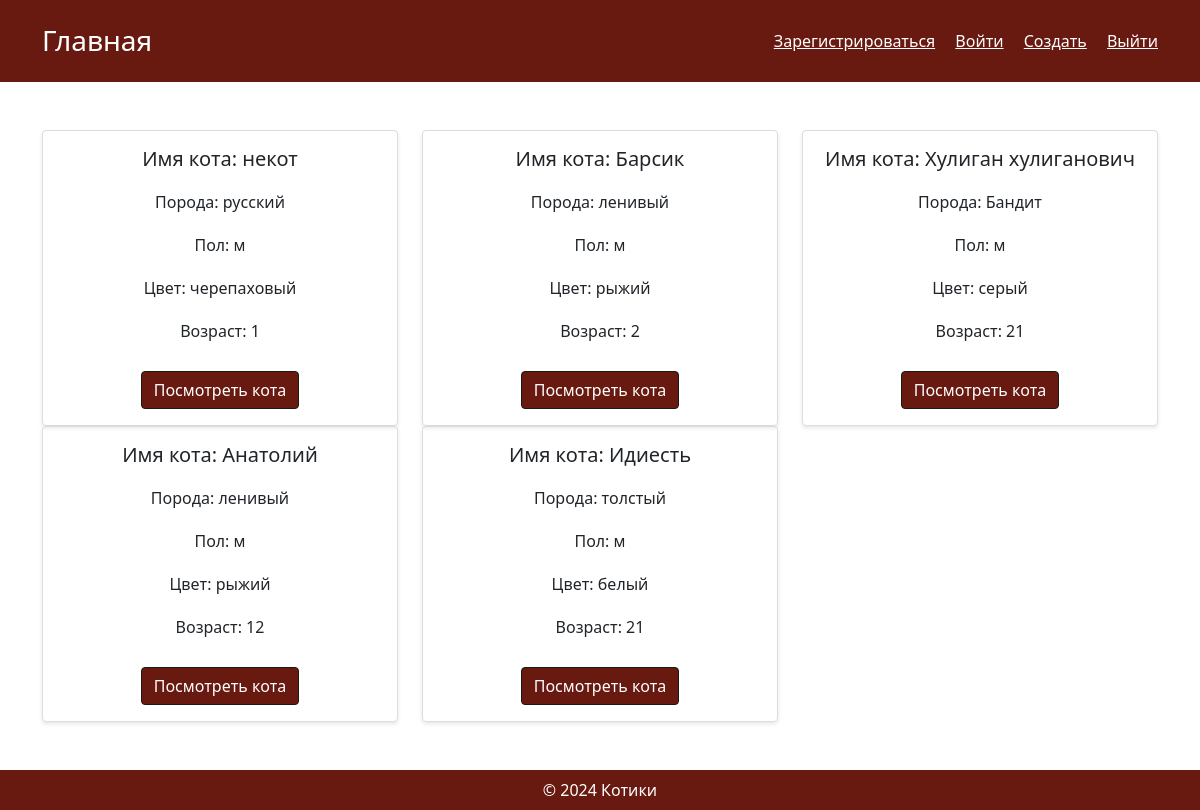
The app's page / (signed in) with its own data.
### CatModels.py (models this page shows)
class Cats(db.Model):
    __tablename__ = 'cats'
    id = db.Column(db.Integer, primary_key=True, autoincrement=True)
    name = db.Column(db.String(80), nullable=False)
    breed = db.Column(db.String(80), nullable=False)
    gender = db.Column(db.String(80), nullable=False)
    color = db.Column(db.String(80), nullable=False)
    age = db.Column(db.Integer, nullable=False)
    cats_position = db.relationship('CatsPosition', backref='cats', cascade='all, delete-orphan', lazy='dynamic')

### main.py (the view)
@app.route('/', methods=["GET"])
def main_page():
    cats = get_all_cats()
    try:
        if get_user_role() == 'user':
            return render_template('main.html', cats=cats, auth=True)
        elif get_user_role() == 'admin':
            return render_template('main.html', u=True, cats=cats, auth=True)
    except AttributeError:
        return render_template('main.html', u=False, cats=cats)

### CatModels.py (called while the page is built)
def get_all_cats():
    return Cats.query.all()

### UserModels.py (called while the page is built)
def get_user(id):
    user = UserModel.query.filter_by(id=id).all()
    if len(user) == 0:
        return None
    return User(user_id=user[0].id, email=user[0].email, name=user[0].name, password=user[0].password, role=user[0].role)

### main.py (called while the page is built)
@login_manager.user_loader
def load_user(user_id):
    return get_user(user_id)

def get_user_role():
    return current_user._get_current_object().role

### templates/main.html (shortened to what this page needs)
<!DOCTYPE html>
<html lang="ru">
<head>
    <link rel="stylesheet" href="/static/css/style.css">
    <link href="https://cdn.jsdelivr.net/npm/bootstrap@5.1.3/dist/css/bootstrap.min.css" rel="stylesheet">
    <link href="https://cdnjs.cloudflare.com/ajax/libs/font-awesome/6.0.0-beta3/css/all.min.css" rel="stylesheet">
</head>
<body>
        <header class="text-white p-4">
             <div class="container">
                 <div class="d-flex justify-content-between align-items-center flex-column flex-lg-row">
                     <h1 class="h3 mb-3 mb-lg-0">Главная</h1>
                     <nav>
                         <a href="/register" class="text-white mb-2 mb-lg-0 me-0 me-lg-3">Зарегистрироваться</a>
                         <a href="/login" class="text-white mb-2 mb-lg-0 me-0 me-lg-3">Войти</a>
                         {% if u %}
                            <a href="/add" class="text-white mb-2 mb-lg-0 me-0 me-lg-3">Создать</a>
                         {% endif %}
                         {% if auth %}
                            <a href="/logout" class="text-white mb-2 mb-lg-0">Выйти</a>
                         {% endif %}
                    </nav>
                 </div>
             </div>
        </header>
<main class="py-5">
    <div class="container">
        <div class="row">
            {% for cat in cats %}
                <div class="col-md-4 d-flex">
                    <div class="product-card w-100">
                        <h3>Имя кота: {{ cat.name }}</h3>
                        <p>Порода: {{ cat.breed }}</p>
                        <p>Пол: {{ cat.gender }}</p>
                        <p>Цвет: {{ cat.color }}</p>
                        <p>Возраст: {{ cat.age }}</p>
                        <a href="{{ cat.id }} ">
                        <button class="btn btn-primary add-to-cart-top">Посмотреть кота</button>
                        </a>
                    </div>
                </div>
            {% endfor %}
        </div>
    </div>
</main>
<footer class="text-white p-2 text-center">
    &copy; 2024 Котики
</footer>
</body>
</html>

### static/css/style.css (style rules this page uses)
body { margin: 0; font-family: Arial, sans-serif; height: 100%; display: flex; flex-direction: column; min-height: 100vh; }
main { flex: 1; }
header, footer { background-color: #681a11; color: white; }
footer { margin-top: auto; }
.product-card { border: 1px solid #ddd; border-radius: 4px; padding: 16px; margin-bottom: 16px; text-align: center; box-shadow: 0 2px 4px rgba(0, 0, 0, 0.1); height: 100%; display: flex; flex-direction: column; justify-content: space-between; }
.product-card h3 { font-size: 1.25rem; margin: 0 0 8px; flex-grow: 1; }
.product-card p { margin: 8px 0; flex-grow: 1; }
.product-card button { margin-top: auto; }
.product-card .btn { margin-top: 1rem; background-color: #681a11; border-color: #181a11; }
.btn.btn-primary { margin-top: 1rem; background-color: #681a11; border-color: #181a11; }

### records on screen
Cats: name "некот", breed "русский", gender "м", color "черепаховый", age "1"
Cats: name "Барсик", breed "ленивый", gender "м", color "рыжий", age "2"
Cats: name "Хулиган хулиганович", breed "Бандит", gender "м", color "серый", age "21"
Cats: name "Анатолий", breed "ленивый", gender "м", color "рыжий", age "12"
Cats: name "Идиесть", breed "толстый", gender "м", color "белый", age "21"
